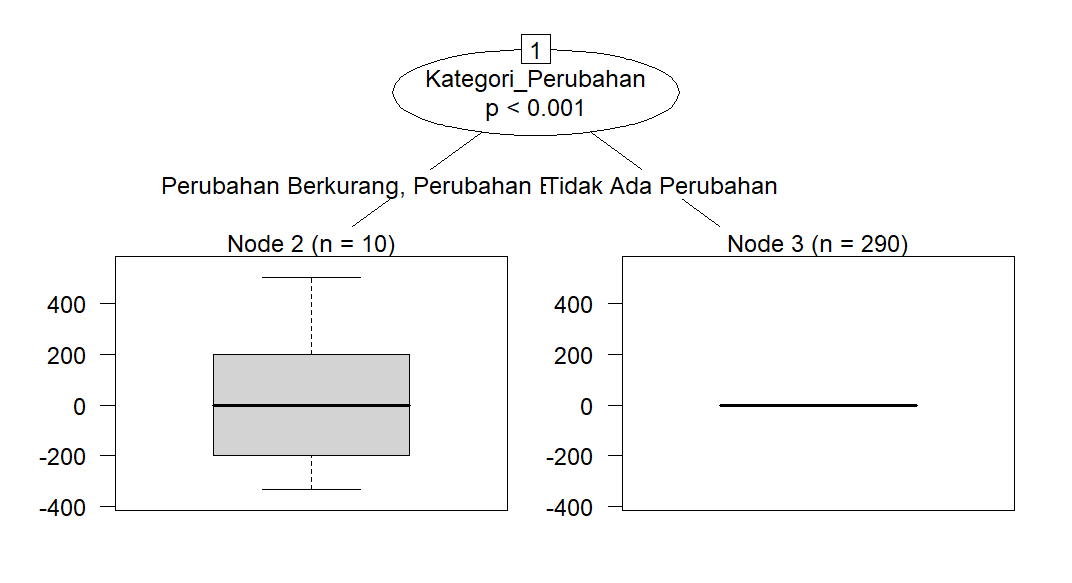

The R source for this figure:
library(arrow)
library(dplyr)
library(partykit)

# Set working directory
setwd('C:/Users/ASUS/magang24/')

# Open dataset
data1 <- arrow::open_dataset('fara/Hasil Parquet Multithreading Fara/')

# Data preprocessing
data_harga <- data1 %>%
  filter(SATUAN != '') %>%
  collect() %>%
  mutate(
    `NAMA BAHAN POKOK` = gsub('-', '', `NAMA BAHAN POKOK`),
    `HARGA KEMARIN` = gsub('.', '', `HARGA KEMARIN`, fixed = TRUE),
    `HARGA KEMARIN` = ifelse(`HARGA KEMARIN` == "-", 0, `HARGA KEMARIN`),
    `HARGA KEMARIN` = ifelse(is.na(`HARGA KEMARIN`), 0, `HARGA KEMARIN`),
    `HARGA KEMARIN` = as.integer(`HARGA KEMARIN`),
    `HARGA SEKARANG` = gsub('.', '', `HARGA SEKARANG`, fixed = TRUE),
    `HARGA SEKARANG` = ifelse(is.na(`HARGA SEKARANG`), 0, `HARGA SEKARANG`),
    `HARGA SEKARANG` = ifelse(`HARGA SEKARANG` == "-", 0, `HARGA SEKARANG`),
    `HARGA SEKARANG` = as.integer(`HARGA SEKARANG`),
    `PERUBAHAN (Rp)` = ifelse(is.na(`PERUBAHAN (Rp)`), 0, `PERUBAHAN (Rp)`),
    `PERUBAHAN (Rp)` = ifelse(`PERUBAHAN (Rp)` == "-", 0, `PERUBAHAN (Rp)`),
    `PERUBAHAN (Rp)` = gsub('.', '', `PERUBAHAN (Rp)`, fixed = TRUE),
    `PERUBAHAN (Rp)` = as.integer(`PERUBAHAN (Rp)`),
    `PERUBAHAN (%)` = gsub('%', '', `PERUBAHAN (%)`, fixed = TRUE),
    `PERUBAHAN (%)` = gsub(',', '.', `PERUBAHAN (%)`, fixed = TRUE),
    `PERUBAHAN (%)` = ifelse(`PERUBAHAN (%)` == '-', NA, `PERUBAHAN (%)`),
    `PERUBAHAN (%)` = as.double(`PERUBAHAN (%)`),
    `PERUBAHAN (%)` = ifelse(is.na(`PERUBAHAN (%)`), 0, `PERUBAHAN (%)`),
    `PERUBAHAN (%)` = ifelse(`PERUBAHAN (%)` == "-", 0, `PERUBAHAN (%)`),
    `PERUBAHAN (%)` = `PERUBAHAN (%)` / 100
  ) %>%
  mutate(
    ID_KABKOT = case_when(
      `Kabupaten/Kota` == "Bangkalan" ~ "3526",
      `Kabupaten/Kota` == "Banyuwangi" ~ "3510",
      `Kabupaten/Kota` == "Blitar" ~ "3505",
      `Kabupaten/Kota` == "Bojonegoro" ~ "3522",
      `Kabupaten/Kota` == "Bondowoso" ~ "3511",
      `Kabupaten/Kota` == "Gresik" ~ "3525",
      `Kabupaten/Kota` == "Jember" ~ "3509",
      `Kabupaten/Kota` == "Jombang" ~ "3517",
      `Kabupaten/Kota` == "Kediri" ~ "3506",
      `Kabupaten/Kota` == "Lamongan" ~ "3524",
      TRUE ~ "-"
    )
  ) %>%
  mutate(Tanggal = as.Date(Tanggal)) %>%
  select(-NO) %>%
  mutate(No = row_number()) %>%
  select(No, ID_KABKOT, everything())

# Menambahkan kolom kategori perubahan berdasarkan perubahan harga
data_harga <- data_harga %>%
  mutate(
    Kategori_Perubahan = case_when(
      (`HARGA SEKARANG` - `HARGA KEMARIN`) == 0 ~ "Tidak Ada Perubahan",
      (`HARGA SEKARANG` - `HARGA KEMARIN`) < 0 ~  "Perubahan Berkurang",
      (`HARGA SEKARANG` - `HARGA KEMARIN`) > 0 ~  "Perubahan Bertambah"
    )
  ) %>%
  mutate(Kategori_Perubahan = factor(Kategori_Perubahan))

# Filter data
data_filtered <- data_harga %>%
  filter(Tanggal >= as.Date("2023-12-01") & Tanggal <= as.Date("2023-12-30") & `NAMA BAHAN POKOK` == " Minyak Goreng MINYAKITA")

View(data_filtered)
collect(data_filtered)

# Uji-t
t <- t.test(data_filtered$`PERUBAHAN (Rp)`)
print(t)

# Korelasi
c <- cor(data_filtered$`PERUBAHAN (Rp)`, data_filtered$`HARGA SEKARANG`)
print(c)

# ARIMA
ari <- arima(data_filtered$`PERUBAHAN (Rp)`)
prediksi_ari <- predict(ari, n.ahead = 10)
print(prediksi_ari)

# Machine Learning
training <- data_filtered[1:130,]
testing <- data_filtered[131:150,]

# Regresi linier
regresi1 <- lm(`HARGA SEKARANG` ~ `HARGA KEMARIN` + `PERUBAHAN (Rp)`, data = data_filtered)
summary_regresi <- summary(regresi1)
print(summary_regresi)

# Prediksi menggunakan model regresi
prediksi_regresi <- predict(regresi1, testing)
print(prediksi_regresi)


# Decision tree hanya untuk PERUBAHAN (Rp)
dtree <- ctree(`PERUBAHAN (Rp)` ~ Kategori_Perubahan, data = data_filtered)
plot(dtree)
print(dtree)
